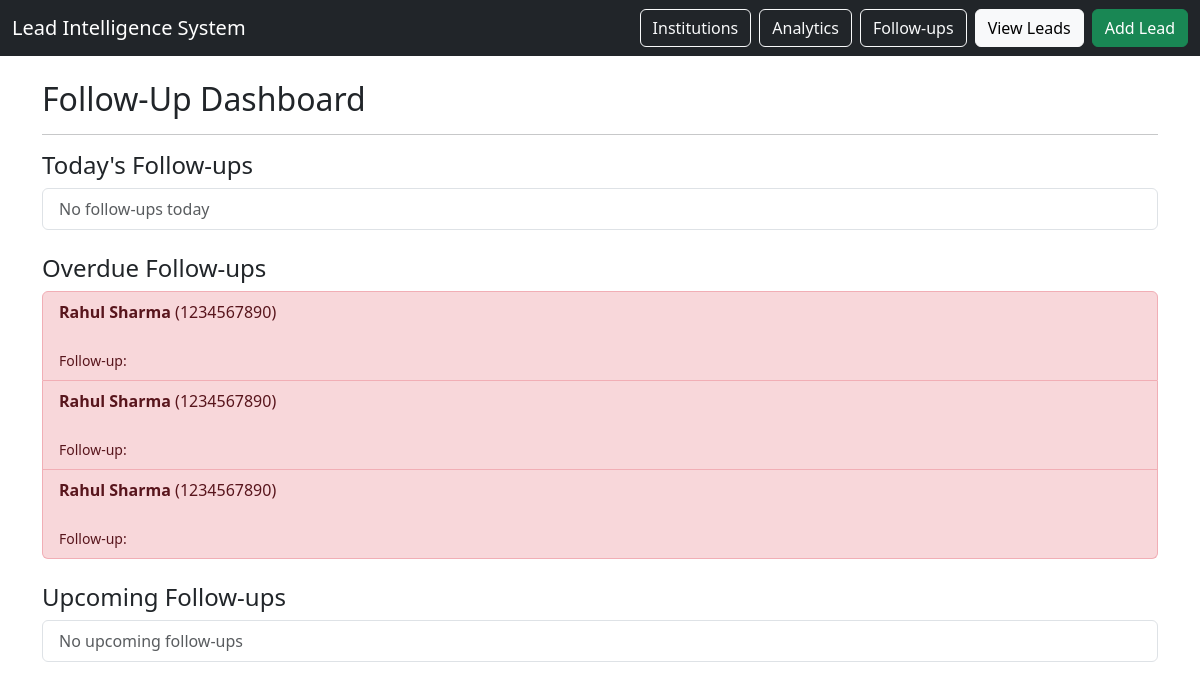
/followups, run on the app's committed database.
### tables this page shows
CREATE TABLE interactions (
    interaction_id INTEGER PRIMARY KEY AUTOINCREMENT,
    lead_id INTEGER NOT NULL,
    interaction_type TEXT NOT NULL,
    notes TEXT,
    follow_up_date DATE,
    created_at TIMESTAMP DEFAULT CURRENT_TIMESTAMP,

    FOREIGN KEY (lead_id) REFERENCES leads(lead_id)
);

CREATE TABLE leads (
    lead_id INTEGER PRIMARY KEY AUTOINCREMENT,
    student_name TEXT NOT NULL,
    phone TEXT,
    city TEXT,
    school_id INTEGER,
    coaching_id INTEGER,
    course_interest TEXT,
    lead_source TEXT,
    interest_level TEXT,
    lead_score INTEGER DEFAULT 0,
    status TEXT CHECK(status IN (
        'new',
        'contacted',
        'interested',
        'applied',
        'admitted',
        'lost'
    )) DEFAULT 'new',
    created_at TIMESTAMP DEFAULT CURRENT_TIMESTAMP,
    notes TEXT,

    FOREIGN KEY (school_id) REFERENCES institutions(institution_id),
    FOREIGN KEY (coaching_id) REFERENCES institutions(institution_id)
);

### app.py (the view)
@app.route("/followups")
def followups():
    db = get_db()
    today = db.execute("""
        SELECT l.student_name, l.phone, i.notes, i.follow_up_date
        FROM interactions i
        JOIN leads l ON i.lead_id = l.lead_id
        WHERE i.follow_up_date = DATE('now')
        ORDER BY i.follow_up_date
    """).fetchall()
    overdue = db.execute("""
        SELECT l.student_name, l.phone, i.notes, i.follow_up_date
        FROM interactions i
        JOIN leads l ON i.lead_id = l.lead_id
        WHERE i.follow_up_date < DATE('now')
        ORDER BY i.follow_up_date
    """).fetchall()
    upcoming = db.execute("""
        SELECT l.student_name, l.phone, i.notes, i.follow_up_date
        FROM interactions i
        JOIN leads l ON i.lead_id = l.lead_id
        WHERE i.follow_up_date > DATE('now')
        ORDER BY i.follow_up_date
    """).fetchall()
    return render_template(
        "followups.html",
        today=today,
        overdue=overdue,
        upcoming=upcoming
    )

### database/db_connection.py (called while the page is built)
def get_db():
    conn = sqlite3.connect(DB_NAME)
    conn.row_factory = sqlite3.Row
    return conn

### templates/followups.html
{% extends "base.html" %}
{% block content %}
<h2>Follow-Up Dashboard</h2>
<hr>
<h4>Today's Follow-ups</h4>
<ul class="list-group mb-4">
{% for f in today %}
<li class="list-group-item">
<strong>{{ f.student_name }}</strong> ({{ f.phone }})<br>
{{ f.notes }}<br>
<small>Follow-up: {{ f.follow_up_date }}</small>
</li>
{% else %}
<li class="list-group-item text-muted">
No follow-ups today
</li>
{% endfor %}
</ul>
<h4>Overdue Follow-ups</h4>
<ul class="list-group mb-4">
{% for f in overdue %}
<li class="list-group-item list-group-item-danger">
<strong>{{ f.student_name }}</strong> ({{ f.phone }})<br>
{{ f.notes }}<br>
<small>Follow-up: {{ f.follow_up_date }}</small>
</li>
{% else %}
<li class="list-group-item text-muted">
No overdue follow-ups
</li>
{% endfor %}
</ul>
<h4>Upcoming Follow-ups</h4>
<ul class="list-group">
{% for f in upcoming %}
<li class="list-group-item">
<strong>{{ f.student_name }}</strong> ({{ f.phone }})<br>
{{ f.notes }}<br>
<small>Follow-up: {{ f.follow_up_date }}</small>
</li>
{% else %}
<li class="list-group-item text-muted">
No upcoming follow-ups
</li>
{% endfor %}
</ul>
{% endblock %}

### data on the page
interactions: student_name "Rahul Sharma", phone "1234567890"
interactions: student_name "Rahul Sharma", phone "1234567890"
interactions: student_name "Rahul Sharma", phone "1234567890"
